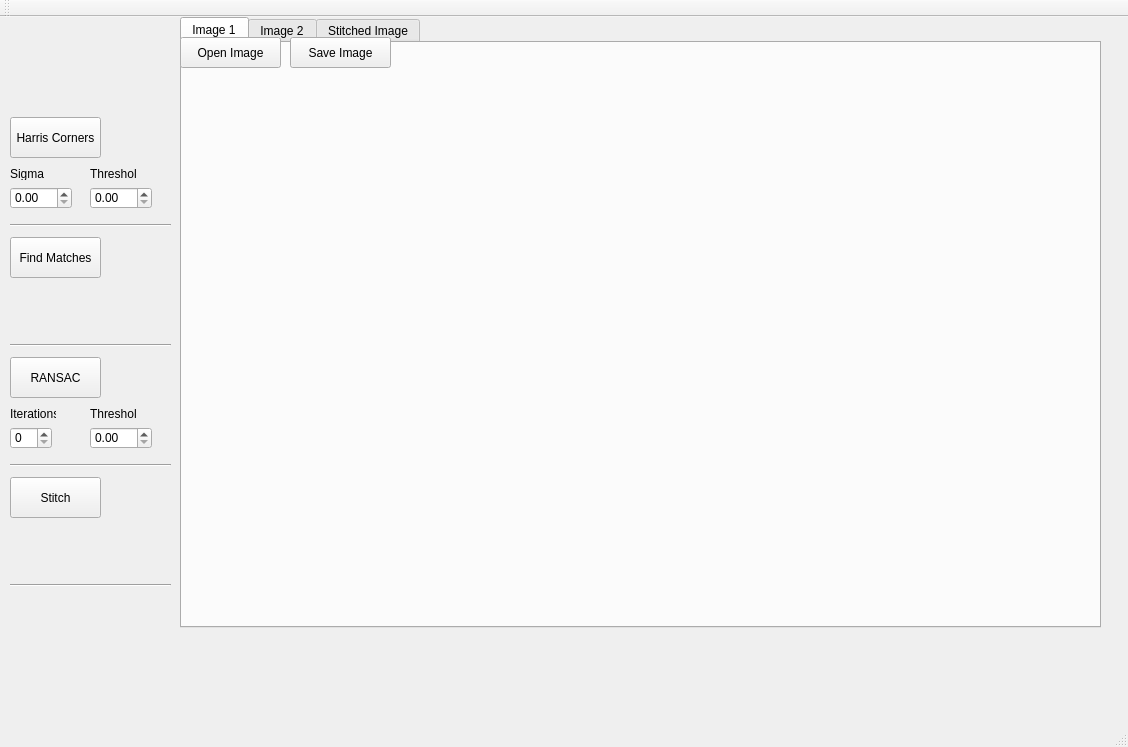
<?xml version="1.0" encoding="UTF-8"?>
<ui version="4.0">
 <class>MainWindow</class>
 <widget class="QMainWindow" name="MainWindow">
  <property name="geometry">
   <rect>
    <x>0</x>
    <y>0</y>
    <width>1128</width>
    <height>747</height>
   </rect>
  </property>
  <property name="windowTitle">
   <string>MainWindow</string>
  </property>
  <widget class="QWidget" name="centralWidget">
   <widget class="QTabWidget" name="tabWidget">
    <property name="geometry">
     <rect>
      <x>180</x>
      <y>0</y>
      <width>921</width>
      <height>611</height>
     </rect>
    </property>
    <property name="currentIndex">
     <number>0</number>
    </property>
    <widget class="QWidget" name="img1Tab">
     <attribute name="title">
      <string>Image 1</string>
     </attribute>
     <widget class="QLabel" name="img1Display">
      <property name="geometry">
       <rect>
        <x>15</x>
        <y>12</y>
        <width>890</width>
        <height>565</height>
       </rect>
      </property>
      <property name="text">
       <string/>
      </property>
     </widget>
    </widget>
    <widget class="QWidget" name="img2Tab">
     <attribute name="title">
      <string>Image 2</string>
     </attribute>
     <widget class="QLabel" name="img2Display">
      <property name="geometry">
       <rect>
        <x>15</x>
        <y>12</y>
        <width>890</width>
        <height>565</height>
       </rect>
      </property>
      <property name="text">
       <string>TextLabel</string>
      </property>
     </widget>
    </widget>
    <widget class="QWidget" name="imgSTab">
     <attribute name="title">
      <string>Stitched Image</string>
     </attribute>
     <widget class="QLabel" name="imgSDisplay">
      <property name="geometry">
       <rect>
        <x>15</x>
        <y>12</y>
        <width>890</width>
        <height>565</height>
       </rect>
      </property>
      <property name="text">
       <string/>
      </property>
     </widget>
    </widget>
   </widget>
   <widget class="QPushButton" name="openButton">
    <property name="geometry">
     <rect>
      <x>180</x>
      <y>20</y>
      <width>101</width>
      <height>31</height>
     </rect>
    </property>
    <property name="text">
     <string>Open Image</string>
    </property>
   </widget>
   <widget class="QPushButton" name="saveButton">
    <property name="geometry">
     <rect>
      <x>290</x>
      <y>20</y>
      <width>101</width>
      <height>31</height>
     </rect>
    </property>
    <property name="text">
     <string>Save Image</string>
    </property>
   </widget>
   <widget class="QPushButton" name="harrisButton">
    <property name="geometry">
     <rect>
      <x>10</x>
      <y>100</y>
      <width>91</width>
      <height>41</height>
     </rect>
    </property>
    <property name="text">
     <string>Harris Corners</string>
    </property>
   </widget>
   <widget class="QPushButton" name="RANSACButton">
    <property name="geometry">
     <rect>
      <x>10</x>
      <y>340</y>
      <width>91</width>
      <height>41</height>
     </rect>
    </property>
    <property name="text">
     <string>RANSAC</string>
    </property>
   </widget>
   <widget class="QPushButton" name="stitchButton">
    <property name="geometry">
     <rect>
      <x>10</x>
      <y>460</y>
      <width>91</width>
      <height>41</height>
     </rect>
    </property>
    <property name="text">
     <string>Stitch</string>
    </property>
   </widget>
   <widget class="QDoubleSpinBox" name="harrisSpinBox">
    <property name="geometry">
     <rect>
      <x>10</x>
      <y>170</y>
      <width>62</width>
      <height>22</height>
     </rect>
    </property>
   </widget>
   <widget class="QDoubleSpinBox" name="harrisThresSpinBox">
    <property name="geometry">
     <rect>
      <x>90</x>
      <y>170</y>
      <width>62</width>
      <height>22</height>
     </rect>
    </property>
    <property name="maximum">
     <double>999.990000000000009</double>
    </property>
   </widget>
   <widget class="QLabel" name="label">
    <property name="geometry">
     <rect>
      <x>10</x>
      <y>150</y>
      <width>46</width>
      <height>13</height>
     </rect>
    </property>
    <property name="text">
     <string>Sigma</string>
    </property>
   </widget>
   <widget class="QLabel" name="label_2">
    <property name="geometry">
     <rect>
      <x>90</x>
      <y>150</y>
      <width>46</width>
      <height>13</height>
     </rect>
    </property>
    <property name="text">
     <string>Threshold</string>
    </property>
   </widget>
   <widget class="Line" name="line">
    <property name="geometry">
     <rect>
      <x>10</x>
      <y>200</y>
      <width>161</width>
      <height>16</height>
     </rect>
    </property>
    <property name="orientation">
     <enum>Qt::Horizontal</enum>
    </property>
   </widget>
   <widget class="QPushButton" name="matchButton">
    <property name="geometry">
     <rect>
      <x>10</x>
      <y>220</y>
      <width>91</width>
      <height>41</height>
     </rect>
    </property>
    <property name="text">
     <string>Find Matches</string>
    </property>
   </widget>
   <widget class="Line" name="line_2">
    <property name="geometry">
     <rect>
      <x>10</x>
      <y>320</y>
      <width>161</width>
      <height>16</height>
     </rect>
    </property>
    <property name="orientation">
     <enum>Qt::Horizontal</enum>
    </property>
   </widget>
   <widget class="Line" name="line_3">
    <property name="geometry">
     <rect>
      <x>10</x>
      <y>440</y>
      <width>161</width>
      <height>16</height>
     </rect>
    </property>
    <property name="orientation">
     <enum>Qt::Horizontal</enum>
    </property>
   </widget>
   <widget class="Line" name="line_4">
    <property name="geometry">
     <rect>
      <x>10</x>
      <y>560</y>
      <width>161</width>
      <height>16</height>
     </rect>
    </property>
    <property name="orientation">
     <enum>Qt::Horizontal</enum>
    </property>
   </widget>
   <widget class="QDoubleSpinBox" name="RANSACThresSpinBox">
    <property name="geometry">
     <rect>
      <x>90</x>
      <y>410</y>
      <width>62</width>
      <height>22</height>
     </rect>
    </property>
   </widget>
   <widget class="QLabel" name="label_3">
    <property name="geometry">
     <rect>
      <x>10</x>
      <y>390</y>
      <width>46</width>
      <height>13</height>
     </rect>
    </property>
    <property name="text">
     <string>Iterations</string>
    </property>
   </widget>
   <widget class="QLabel" name="label_4">
    <property name="geometry">
     <rect>
      <x>90</x>
      <y>390</y>
      <width>46</width>
      <height>13</height>
     </rect>
    </property>
    <property name="text">
     <string>Threshold</string>
    </property>
   </widget>
   <widget class="QSpinBox" name="iterationsBox">
    <property name="geometry">
     <rect>
      <x>10</x>
      <y>410</y>
      <width>42</width>
      <height>22</height>
     </rect>
    </property>
    <property name="maximum">
     <number>9999</number>
    </property>
   </widget>
  </widget>
  <widget class="QMenuBar" name="menuBar">
   <property name="geometry">
    <rect>
     <x>0</x>
     <y>0</y>
     <width>1128</width>
     <height>21</height>
    </rect>
   </property>
  </widget>
  <widget class="QToolBar" name="mainToolBar">
   <attribute name="toolBarArea">
    <enum>TopToolBarArea</enum>
   </attribute>
   <attribute name="toolBarBreak">
    <bool>false</bool>
   </attribute>
  </widget>
  <widget class="QStatusBar" name="statusBar"/>
 </widget>
 <layoutdefault spacing="6" margin="11"/>
 <resources/>
 <connections/>
</ui>
